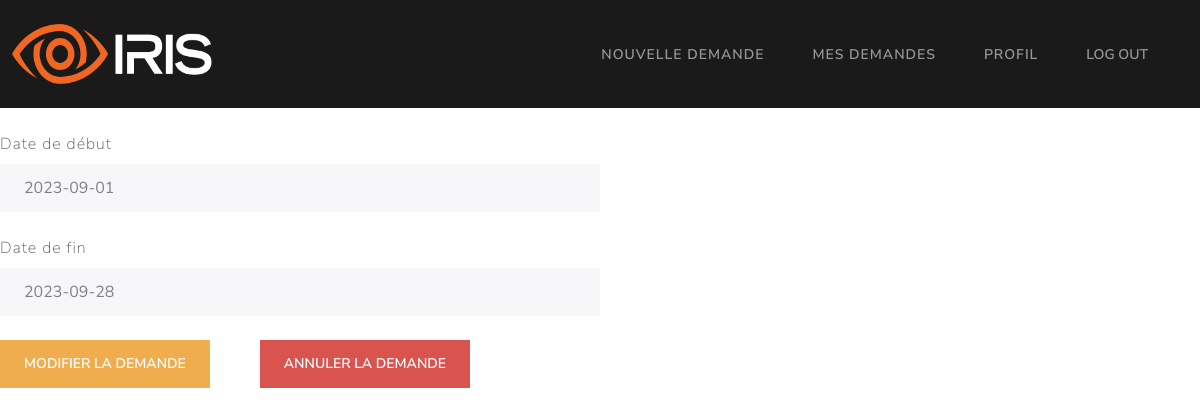
Page /employé/demande/2 on the earlier database version.
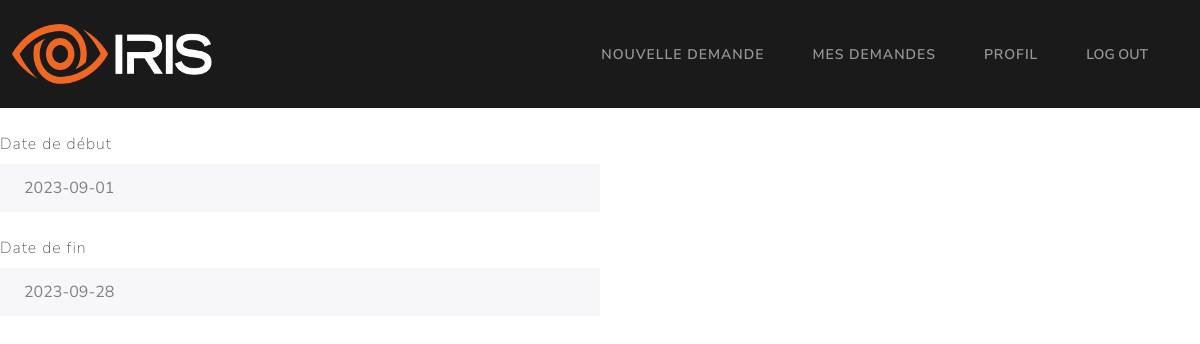
Same page on the later database version.
### Models/models.py (models this page shows, shortened)
class demandeCongé(db.Model):
    id = db.Column(db.Integer, primary_key=True)
    date_debut = db.Column(db.String, unique=False, nullable=False)
    date_fin = db.Column(db.String, unique=False, nullable=False)
    statut = db.Column(db.String, unique=False, nullable=False)
    employee_matricule = db.Column(db.String, unique=False, nullable=False)
    motif_refus = db.Column(db.String, unique=False, nullable=True)

### app.py (the view)
@app.route("/employé/demande/<int:id>")
def demande(id):
	return getDemande(id)

### Controllers/employeeController.py (called while the page is built)
def getDemande(id):
    try:
        demande = demandeCongé.query.filter_by(id=id).first()
        return render_template('/user/demande.html', demande=demande)
    except Exception as e:
        return render_template('/user/demande.html', error=str(e))

### templates/user/demande.html
{% extends '/user/base.html' %} {% block title %} Demande {% endblock %} {%
block content %}
<div class="form-group">
  <label class="form-label mt-4" for="readOnlyInput">Date de début</label>
  <input
    class="form-control"
    id="readOnlyInput"
    type="text"
    placeholder={{
    demande.date_debut
    }}
    readonly=""
  />
</div>
<div class="form-group">
  <label class="form-label mt-4" for="readOnlyInput">Date de fin</label>
  <input
    class="form-control"
    id="readOnlyInput"
    type="text"
    placeholder={{
    demande.date_fin
    }}
    readonly=""
  />
</div>
<br />
{% if demande.statut == 'Processing' %}
<button
  style="float: left; margin-right: 50px"
  class="btn btn-warning"
  onclick="window.location='demande/{{ demande.id }}/edit';"
>
  Modifier la demande
</button>
<form action="/employé/demande/{{ demande.id }}/delete" method="POST">
  <button type="Submit" class="btn btn-danger">Annuler la demande</button>
</form>
{% elif demande.statut == 'Refused' %}
<h2>Motif : {{ demande.motif_refus }}</h2>
{% endif %} {{ error }} {% endblock %}

### templates/user/base.html (shortened to what this page needs)
<!DOCTYPE html>
<html>
  <head>
    <link rel="stylesheet" href="{{ url_for('static', filename='bootstrap.css') }}" />
  </head>
  <body>
    <nav class="navbar navbar-expand-lg bg-primary" data-bs-theme="dark">
      <div class="container-fluid">
        <div>
            <img src="/static/g22.png" width="200" height="60">
        </div>
        <div class="collapse navbar-collapse" id="navbarColor01">
          <ul class="navbar-nav me-auto">
            <li class="nav-item">
              <a class="nav-link" href="nouvelle_demande">Nouvelle Demande</a>
            </li>
            <li class="nav-item">
              <a class="nav-link" href="mes_demandes">Mes Demandes</a>
            </li>
            <li class="nav-item">
              <a class="nav-link" href="home">Profil</a>
            </li>
            <li class="nav-item">
              <button type="Submit" form="myForm" class="nav-link">LOG OUT</a>
            </li>
          </ul>
        </div>
      </div>
    </nav>
    {% block content %} {% endblock %}
  </body>
</html>

Differences in the rows shown:
changed demandeCongé: statut "Processing" → "Accepted By Manager" (drawn)
Other differences:
text no longer shown: "MODIFIER LA DEMANDE ANNULER LA DEMANDE"
